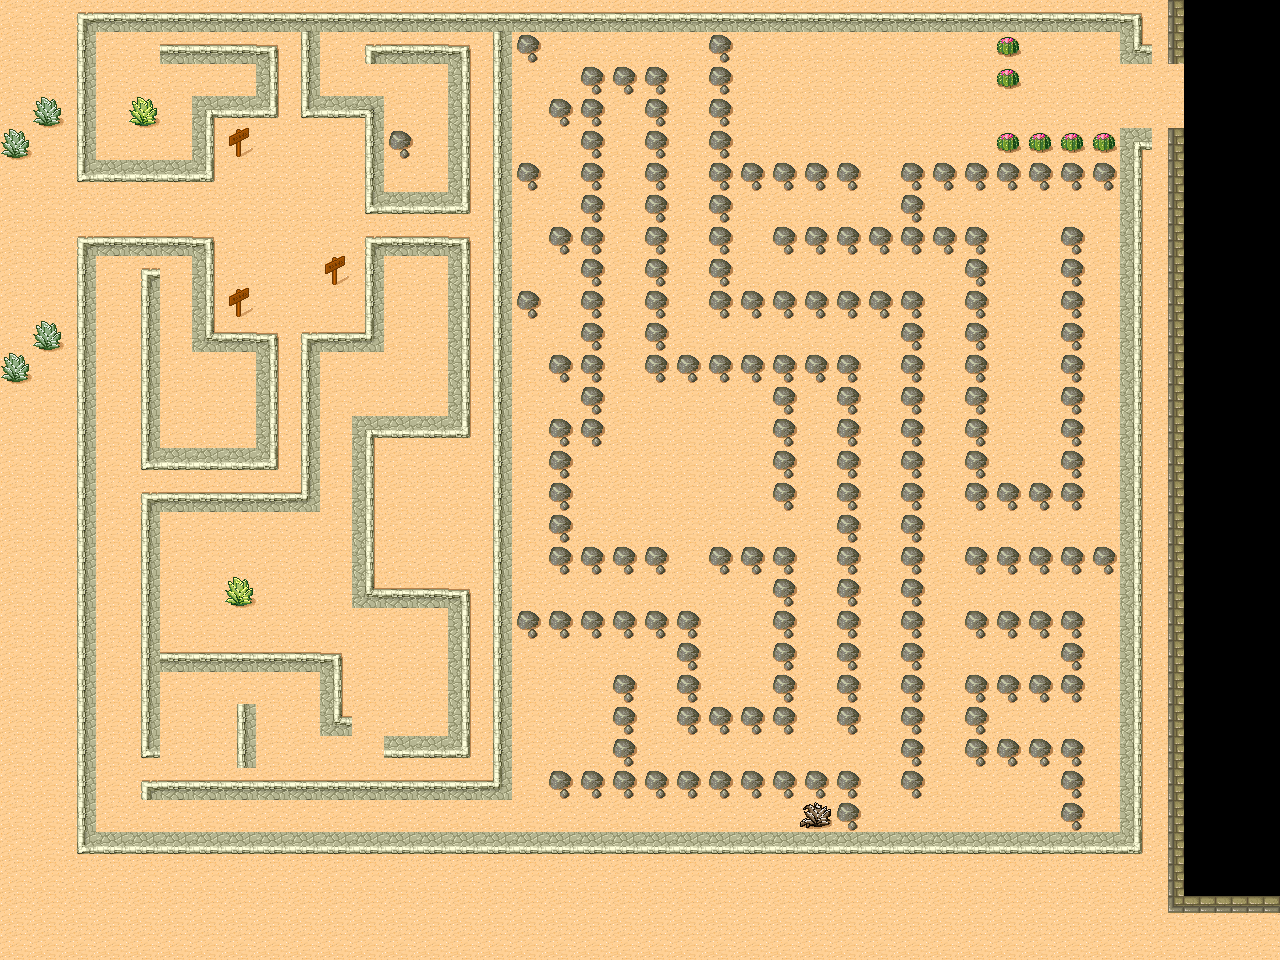

Below is a game level as drawn by its tile map, then a one-line description and the .tmx that defines it (tile-layer data replaced by summaries):
An orthogonal 40x30 tile map with 32x32 px tiles, 1 tile layer (floor) and 17 objects (6x fragment_property, 5x polyline, 4x dark_property, player_begin_property, player_end_property).

<map version="1.0" orientation="orthogonal" renderorder="right-down" width="40" height="30" tilewidth="32" tileheight="32" nextobjectid="32">
 <tileset firstgid="1" name="Desert" tilewidth="32" tileheight="32" spacing="1" margin="1">
  <image source="tmw_desert_spacing.png" width="265" height="199" />
  <terraintypes>
   <terrain name="Desert" tile="29" />
   <terrain name="Brick" tile="9" />
   <terrain name="Cobblestone" tile="33" />
   <terrain name="Dirt" tile="14" />
  </terraintypes>
  <tile id="0" terrain="0,0,0,1" />
  <tile id="1" terrain="0,0,1,1" />
  <tile id="2" terrain="0,0,1,0" />
  <tile id="3" terrain="3,3,3,0" />
  <tile id="4" terrain="3,3,0,3" />
  <tile id="5" terrain="0,0,0,3" />
  <tile id="6" terrain="0,0,3,3" />
  <tile id="7" terrain="0,0,3,0" />
  <tile id="8" terrain="0,1,0,1" />
  <tile id="9" terrain="1,1,1,1" />
  <tile id="10" terrain="1,0,1,0" />
  <tile id="11" terrain="3,0,3,3" />
  <tile id="12" terrain="0,3,3,3" />
  <tile id="13" terrain="0,3,0,3" />
  <tile id="14" terrain="3,3,3,3" />
  <tile id="15" terrain="3,0,3,0" />
  <tile id="16" terrain="0,1,0,0" />
  <tile id="17" terrain="1,1,0,0" />
  <tile id="18" terrain="1,0,0,0" />
  <tile id="19" terrain="1,1,1,0" />
  <tile id="20" terrain="1,1,0,1" />
  <tile id="21" terrain="0,3,0,0" />
  <tile id="22" terrain="3,3,0,0" />
  <tile id="23" terrain="3,0,0,0" />
  <tile id="24" terrain="0,0,0,2" />
  <tile id="25" terrain="0,0,2,2" />
  <tile id="26" terrain="0,0,2,0" />
  <tile id="27" terrain="1,0,1,1" />
  <tile id="28" terrain="0,1,1,1" />
  <tile id="29" terrain="0,0,0,0" />
  <tile id="30" terrain="0,0,0,0" probability="0.5" />
  <tile id="31" terrain="0,0,0,0" probability="0.5" />
  <tile id="32" terrain="0,2,0,2" />
  <tile id="33" terrain="2,2,2,2" />
  <tile id="34" terrain="2,0,2,0" />
  <tile id="35" terrain="2,2,2,0" />
  <tile id="36" terrain="2,2,0,2" />
  <tile id="37" terrain="0,0,0,0" probability="0.5" />
  <tile id="38" terrain="0,0,0,0" probability="0.5" />
  <tile id="39" terrain="0,0,0,0" probability="0.5" />
  <tile id="40" terrain="0,2,0,0" />
  <tile id="41" terrain="2,2,0,0" />
  <tile id="42" terrain="2,0,0,0" />
  <tile id="43" terrain="2,0,2,2" />
  <tile id="44" terrain="0,2,2,2" />
  <tile id="45" terrain="0,0,0,0" probability="0" />
  <tile id="46" terrain="0,0,0,0" probability="0.5" />
  <tile id="47" terrain="0,0,0,0" probability="0.5" />
 </tileset>
 <layer name="floor" width="40" height="30">
  <data>[1200 cells, 1116 non-empty, 22 distinct tile ids]</data>
 </layer>
 <objectgroup name="shape">
  <object id="11" name="1" type="polyline" x="160" y="48">
   <polyline points="0,0 112,0 112,64 48,64 48,128 -80,128 -80,-32 144,-32 144,64 208,64 208,160 304,160 304,0 208,0 208,16 288,16 288,144 224,144 224,48 160,48 160,-16 336,-16 336,736 -16,736 -16,752 352,752 352,-16 960,-16 960,16 992,16 992,0 976,0 976,-32 144,-32" />
  </object>
  <object id="13" name="2" type="polyline" x="304" y="32">
   <polyline points="0,0 -208,0 -208,128 -112,128 -112,64 -48,64 -48,32 -144,32 -144,16" />
  </object>
  <object id="14" name="3" type="polyline" x="144" y="272">
   <polyline points="0,0 0,192 128,192 128,64 64,64 64,-32 -64,-32 -64,576 992,576 992,-128 1008,-128 1008,-144 976,-144 976,560 -48,560 -48,-16 48,-16 48,80 112,80 112,176 16,176 16,0 0,0" />
  </object>
  <object id="17" name="4" type="polyline" x="384" y="752">
   <polyline points="0,0 80,0 80,-160 -16,-160 -16,-320 80,-320 80,-512 -16,-512 -16,-416 -80,-416 -80,-256 -240,-256 -240,0 -224,0 -224,-80 -64,-80 -64,-16 -32,-16 -32,-32 -48,-32 -48,-96 -224,-96 -224,-240 -64,-240 -64,-400 0,-400 0,-496 64,-496 64,-336 -32,-336 -32,-144 64,-144 64,-16 0,-16 0,0" />
  </object>
  <object id="19" name="5" type="polyline" x="240" y="704">
   <polyline points="0,0 0,64 16,64 16,0 0,0" />
  </object>
 </objectgroup>
 <objectgroup name="npc">
  <object id="20" type="player_begin_property" x="40" y="192" width="24" height="24">
   <properties>
    <property name="color" value="white" />
   </properties>
   <ellipse />
  </object>
  <object id="21" type="player_end_property" x="1136" y="80" width="32" height="32">
   <ellipse />
  </object>
  <object id="25" type="dark_property" x="840" y="80" width="40" height="40">
   <ellipse />
  </object>
  <object id="26" type="dark_property" x="1008" y="416" width="40" height="40">
   <ellipse />
  </object>
  <object id="27" type="dark_property" x="264" y="192" width="40" height="40">
   <ellipse />
  </object>
  <object id="28" type="dark_property" x="176" y="528" width="40" height="40">
   <ellipse />
  </object>
 </objectgroup>
 <objectgroup name="item">
  <object id="22" type="fragment_property" x="400" y="280" width="32" height="32">
   <properties>
    <property name="color" value="blue" />
   </properties>
   <ellipse />
  </object>
  <object id="23" type="fragment_property" x="720" y="656" width="32" height="32">
   <properties>
    <property name="color" value="yellow" />
   </properties>
   <ellipse />
  </object>
  <object id="24" type="fragment_property" x="760" y="72" width="32" height="32">
   <properties>
    <property name="color" value="green" />
   </properties>
   <ellipse />
  </object>
  <object id="29" type="fragment_property" x="264" y="568" width="32" height="32">
   <properties>
    <property name="color" value="orange" />
   </properties>
   <ellipse />
  </object>
  <object id="30" type="fragment_property" x="320" y="128" width="32" height="32">
   <properties>
    <property name="color" value="blue" />
   </properties>
   <ellipse />
  </object>
  <object id="31" type="fragment_property" x="664" y="448" width="32" height="32">
   <properties>
    <property name="color" value="green" />
   </properties>
   <ellipse />
  </object>
 </objectgroup>
</map>
